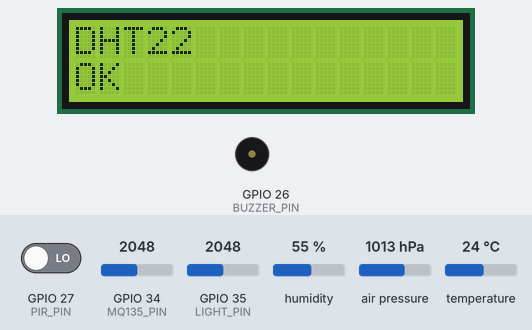
The sketch below on a simulated ESP32. Parts: 16×2 character LCD, buzzer (waves = sounding). The test bench sets the inputs (shaded band); at power-on: GPIO 35 (LIGHT_PIN) = 2048, GPIO 34 (MQ135_PIN) = 2048, temperature 24 °C, GPIO 27 (PIR_PIN) LOW, humidity 55 %, air pressure 1013 hPa. WiFi joins after 1.5 s; servers stay silent unless stated; uploads are accepted with an empty reply; what the sketch prints to the serial monitor is not drawn.

Above: at 3.7 s.
At 14.9 s:
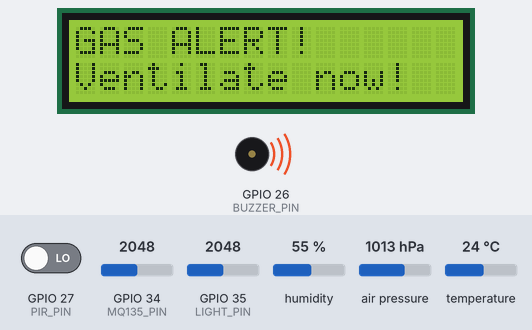
15.0 s: GPIO 35 (LIGHT_PIN) set to 1228
19.9 s: GPIO 34 (MQ135_PIN) set to 732
27.0 s: GPIO 34 (MQ135_PIN) set to 669
At 28.1 s:
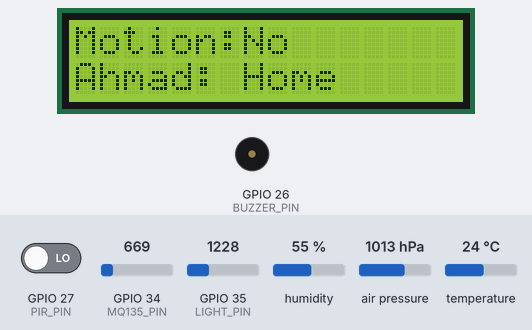
32.8 s: temperature set to 34.6 °C
39.9 s: temperature set to 35.7 °C
At 42.8 s:
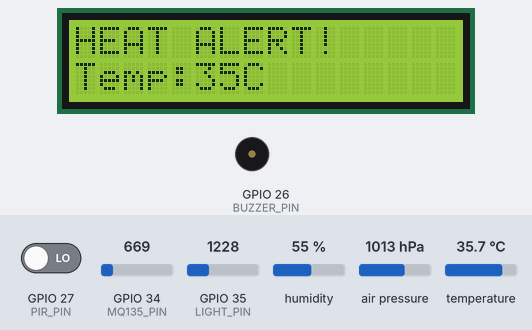
47.0 s: GPIO 27 (PIR_PIN) driven HIGH
At 59.54 s:
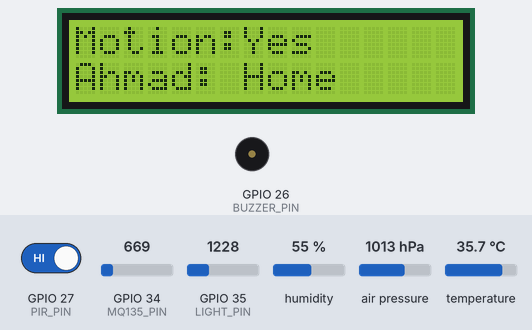
Timing chart, 0 to 61.0 s (numbered marks = the images above; inputs shaded):
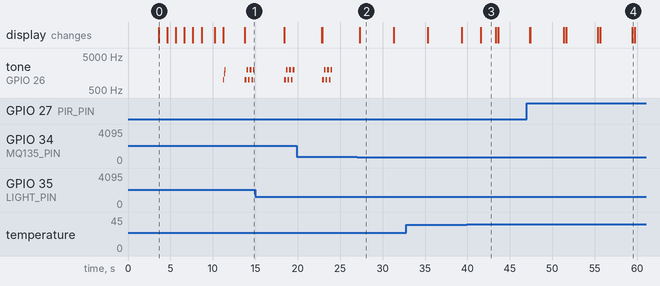

Measured:
- the behaviour switches between 701 and 700 on GPIO 34 (MQ135_PIN) (found by bisection; images 1 and 2)
- the behaviour switches between 35 and 35.1 °C on temperature (found by bisection; images 2 and 3)
- after the input at 27.0 s, tone on GPIO 26 (BUZZER_PIN): stops changing and stays silent
- after the input at 39.9 s, the display: changes after 1.7 s (image 3)
- after the input at 47.0 s, the display: first differs from a run without the input after 12.4 s (image 4)
- what the display in image 0 shows lasts 1.0 s, from 3.6 s to 4.6 s
- what the display in image 2 shows lasts 4.0 s, from 27.3 s to 31.3 s

The sketch:

sketch_Presense_weather-monitoring.ino
```cpp
#include <Wire.h>
#include <DHT.h>
#include <Adafruit_BMP280.h>
#include <LiquidCrystal_I2C.h>
#include <WiFi.h>
#include <WiFiClient.h>
#include <HTTPClient.h>
#include <WiFiClientSecure.h>
#include <ArduinoJson.h>

#define DHTPIN 4
#define DHTTYPE DHT22
#define MQ135_PIN 34
#define LIGHT_PIN 35
#define PIR_PIN 27
#define BUZZER_PIN 26

const char* ssid = "StackPebbles";
const char* password = "pebbles@133";
const char* phoneIP = "192.168.18.20";
const char* supabaseUrl = "https://qzhgdrwcxryfeiwojctw.supabase.co";
const char* supabaseKey = "eyJhbGciOiJIUzI1NiIsInR5cCI6IkpXVCJ9.eyJpc3MiOiJzdXBhYmFzZSIsInJlZiI6InF6aGdkcndjeHJ5ZmVpd29qY3R3Iiwicm9sZSI6ImFub24iLCJpYXQiOjE3NzU5MjE5ODIsImV4cCI6MjA5MTQ5Nzk4Mn0.FT066aNK7OkRkSN7grghmMKRkjxFjG58b4T_TGtI7OU";

DHT dht(DHTPIN, DHTTYPE);
Adafruit_BMP280 bmp;
LiquidCrystal_I2C lcd(0x27, 16, 2);

bool bmpFound = false;
bool dhtFound = false;
bool isHome = false;
bool lastHomeState = false;
bool lcdOn = true;
bool lastMotionState = false;

float currentTemp = 0;
float currentHum = 0;
float currentPressure = 0;
int currentAir = 0;
int currentLight = 0;
bool currentMotion = false;

unsigned long lastPresenceScan = 0;
unsigned long lastSensorRead = 0;
unsigned long lastSupabaseLog = 0;
unsigned long lastMotionDetected = 0;
unsigned long lastSlideChange = 0;

const unsigned long PRESENCE_INTERVAL = 300000; // 5 minutes
const unsigned long SENSOR_INTERVAL = 2000;
const unsigned long SUPABASE_INTERVAL = 10000;
const unsigned long LCD_TIMEOUT = 60000; // 1 minute
const unsigned long SLIDE_INTERVAL = 4000;

int currentSlide = 0;

String getLightLabel(int value) {
  if (value > 3000) return "Bright";
  else if (value > 1500) return "Medium";
  else if (value > 500) return "Dim";
  else return "Dark";
}

String getAirLabel(int value) {
  if (value < 300) return "Good";
  else if (value < 500) return "Moderate";
  else if (value < 700) return "Poor";
  else return "Hazardous";
}

void showLCD(String line1, String line2) {
  if (!lcdOn) return;
  lcd.clear();
  lcd.setCursor(0, 0);
  lcd.print(line1);
  lcd.setCursor(0, 1);
  lcd.print(line2);
}

void lcdTurnOn() {
  if (!lcdOn) {
    lcdOn = true;
    lcd.backlight();
    Serial.println("[LCD] ON");
  }
}

void lcdTurnOff() {
  if (lcdOn) {
    lcdOn = false;
    lcd.noBacklight();
    lcd.clear();
    Serial.println("[LCD] OFF — no motion for 1 min");
  }
}

void playWelcome() {
  tone(BUZZER_PIN, 1000); delay(100);
  tone(BUZZER_PIN, 1500); delay(100);
  tone(BUZZER_PIN, 2000); delay(150);
  noTone(BUZZER_PIN);
}

void playGoodbye() {
  tone(BUZZER_PIN, 2000); delay(100);
  tone(BUZZER_PIN, 1500); delay(100);
  tone(BUZZER_PIN, 1000); delay(150);
  noTone(BUZZER_PIN);
}

void playAlert() {
  for (int i = 0; i < 3; i++) {
    tone(BUZZER_PIN, 1000); delay(200);
    tone(BUZZER_PIN, 2000); delay(200);
  }
  noTone(BUZZER_PIN);
}

void postToSupabase(String table, String body) {
  WiFiClientSecure client;
  client.setInsecure();
  HTTPClient http;
  String url = String(supabaseUrl) + "/rest/v1/" + table;
  http.begin(client, url);
  http.addHeader("Content-Type", "application/json");
  http.addHeader("apikey", supabaseKey);
  http.addHeader("Authorization", String("Bearer ") + supabaseKey);
  http.addHeader("Prefer", "return=minimal");
  int code = http.POST(body);
  Serial.println("[Supabase] " + table + " → " + String(code));
  http.end();
}

void logSensorData() {
  DynamicJsonDocument doc(512);
  doc["temperature"] = currentTemp;
  doc["humidity"] = currentHum;
  doc["pressure"] = currentPressure;
  doc["air_quality"] = currentAir;
  doc["air_label"] = getAirLabel(currentAir);
  doc["light_value"] = currentLight;
  doc["light_label"] = getLightLabel(currentLight);
  doc["motion"] = currentMotion;
  doc["is_home"] = isHome;
  doc["gas_alert"] = (currentAir > 700);
  doc["heat_alert"] = (currentTemp > 35);
  String body;
  serializeJson(doc, body);
  postToSupabase("esp32_monitor", body);
}

void logPresenceEvent(String person, String eventType) {
  DynamicJsonDocument doc(256);
  doc["event_type"] = eventType;
  doc["person"] = person;
  String body;
  serializeJson(doc, body);
  postToSupabase("presence_events", body);
}

bool checkPhonePresence() {
  Serial.println("[Presence] Checking...");
  WiFiClient client;
  client.setTimeout(1000);
  IPAddress phoneAddr(192, 168, 18, 20);
  if (client.connect(phoneAddr, 62078)) { client.stop(); Serial.println("[Presence] Home"); return true; }
  if (client.connect(phoneAddr, 443))   { client.stop(); Serial.println("[Presence] Home"); return true; }
  if (client.connect(phoneAddr, 80))    { client.stop(); Serial.println("[Presence] Home"); return true; }
  Serial.println("[Presence] Away");
  return false;
}

void readSensors() {
  float t = dht.readTemperature();
  float h = dht.readHumidity();
  if (!isnan(t)) currentTemp = t;
  if (!isnan(h)) currentHum = h;
  currentPressure = bmpFound ? bmp.readPressure() / 100.0 : 0;
  currentAir = analogRead(MQ135_PIN);
  currentLight = analogRead(LIGHT_PIN);
  currentMotion = (digitalRead(PIR_PIN) == HIGH);
}

void updateLCDSlide() {
  if (!lcdOn) return;
  if (millis() - lastSlideChange < SLIDE_INTERVAL) return;
  lastSlideChange = millis();

  switch (currentSlide) {
    case 0:
      lcd.clear();
      lcd.setCursor(0, 0);
      lcd.print("T:" + String((int)currentTemp) + "C H:" + String((int)currentHum) + "%");
      lcd.setCursor(0, 1);
      lcd.print("P:" + String((int)currentPressure) + "hPa");
      break;
    case 1:
      lcd.clear();
      lcd.setCursor(0, 0);
      lcd.print("Air:" + getAirLabel(currentAir));
      lcd.setCursor(0, 1);
      lcd.print("Light:" + getLightLabel(currentLight));
      break;
    case 2:
      lcd.clear();
      lcd.setCursor(0, 0);
      lcd.print("Motion:" + String(currentMotion ? "Yes" : "No"));
      lcd.setCursor(0, 1);
      lcd.print(isHome ? "Ahmad: Home" : "Ahmad: Away");
      break;
    case 3:
      lcd.clear();
      lcd.setCursor(0, 0);
      lcd.print("WiFi:" + String(WiFi.RSSI()) + "dBm");
      lcd.setCursor(0, 1);
      lcd.print("IP:" + WiFi.localIP().toString());
      break;
  }
  currentSlide = (currentSlide + 1) % 4;
}

void setup() {
  Serial.begin(115200);
  Wire.begin(21, 22);
  pinMode(PIR_PIN, INPUT);
  pinMode(BUZZER_PIN, OUTPUT);

  lcd.init();
  lcd.backlight();
  showLCD("Room Monitor", "Starting...");
  delay(1500);

  dht.begin();
  delay(2000);
  float testTemp = dht.readTemperature();
  dhtFound = !isnan(testTemp);
  if (dhtFound) { showLCD("DHT22", "OK"); }
  else { showLCD("ERROR:", "DHT22 missing"); tone(BUZZER_PIN, 500); delay(500); noTone(BUZZER_PIN); }
  delay(1000);

  if (bmp.begin(0x76)) {
    bmp.setSampling(Adafruit_BMP280::MODE_NORMAL,
                    Adafruit_BMP280::SAMPLING_X2,
                    Adafruit_BMP280::SAMPLING_X16,
                    Adafruit_BMP280::FILTER_X16,
                    Adafruit_BMP280::STANDBY_MS_500);
    bmpFound = true;
    showLCD("BMP280", "OK");
  } else {
    showLCD("ERROR:", "BMP280 missing");
    tone(BUZZER_PIN, 500); delay(500); noTone(BUZZER_PIN);
  }
  delay(1000);

  showLCD("MQ135", analogRead(MQ135_PIN) > 0 ? "OK" : "ERROR");
  delay(1000);
  showLCD("Light", analogRead(LIGHT_PIN) > 0 ? "OK" : "ERROR");
  delay(1000);
  showLCD("PIR", "OK");
  delay(1000);

  showLCD("WiFi", "Connecting...");
  WiFi.begin(ssid, password);
  int tries = 0;
  while (WiFi.status() != WL_CONNECTED && tries < 20) {
    delay(500); tries++;
  }
  if (WiFi.status() == WL_CONNECTED) {
    Serial.println("[WiFi] IP: " + WiFi.localIP().toString());
    showLCD("WiFi OK", WiFi.localIP().toString());
  } else {
    showLCD("WiFi", "FAILED!");
  }
  delay(1000);

  showLCD("System Ready!", "All sensors up");
  tone(BUZZER_PIN, 1000); delay(100);
  tone(BUZZER_PIN, 1500); delay(100);
  tone(BUZZER_PIN, 2000); delay(100);
  noTone(BUZZER_PIN);
  delay(2000);

  isHome = checkPhonePresence();
  lastHomeState = isHome;
  lastPresenceScan = millis();
  lastMotionDetected = millis();
}

void loop() {
  unsigned long now = millis();

  // Read sensors every 2 seconds
  if (now - lastSensorRead > SENSOR_INTERVAL) {
    lastSensorRead = now;
    readSensors();
    Serial.println("===================");
    Serial.println("[DHT22] T:" + String(currentTemp) + "C H:" + String(currentHum) + "%");
    Serial.println("[BMP280] P:" + String(currentPressure) + "hPa");
    Serial.println("[MQ135] " + String(currentAir) + " (" + getAirLabel(currentAir) + ")");
    Serial.println("[Light] " + String(currentLight) + " (" + getLightLabel(currentLight) + ")");
    Serial.println("[PIR] " + String(currentMotion ? "DETECTED" : "none"));
    Serial.println("[Home] " + String(isHome ? "Ahmad HOME" : "Ahmad AWAY"));
  }

  // Motion handling
  if (currentMotion) {
    lastMotionDetected = now;
    if (!lcdOn) lcdTurnOn();
    if (!lastMotionState) {
      lastMotionState = true;
      Serial.println("[Motion] Started");
      logSensorData();
    }
  } else {
    if (lastMotionState) {
      lastMotionState = false;
      Serial.println("[Motion] Stopped");
    }
    if (lcdOn && (now - lastMotionDetected > LCD_TIMEOUT)) {
      lcdTurnOff();
    }
  }

  // Gas alert
  if (currentAir > 700) {
    Serial.println("[ALERT] GAS HAZARDOUS!");
    lcdTurnOn();
    showLCD("GAS ALERT!", "Ventilate now!");
    playAlert();
    logSensorData();
    delay(3000);
  }

  // Heat alert
  if (currentTemp > 35) {
    Serial.println("[ALERT] HEAT! Temp: " + String(currentTemp));
    lcdTurnOn();
    showLCD("HEAT ALERT!", "Temp:" + String((int)currentTemp) + "C");
  }

  // Presence check every 5 minutes
  if (now - lastPresenceScan > PRESENCE_INTERVAL) {
    lastPresenceScan = now;
    isHome = checkPhonePresence();

    if (isHome && !lastHomeState) {
      Serial.println("[Presence] Ahmad arrived!");
      lcdTurnOn();
      showLCD("Welcome Home!", "Ahmad");
      playWelcome();
      logPresenceEvent("Ahmad", "arrived");
      logSensorData();
      delay(2000);
    } else if (!isHome && lastHomeState) {
      Serial.println("[Presence] Ahmad left!");
      lcdTurnOn();
      showLCD("Goodbye!", "Ahmad left");
      playGoodbye();
      logPresenceEvent("Ahmad", "left");
      logSensorData();
      delay(2000);
    }
    lastHomeState = isHome;
  }

  // Log to Supabase every 10 seconds
  if (now - lastSupabaseLog > SUPABASE_INTERVAL) {
    lastSupabaseLog = now;
    logSensorData();
  }

  updateLCDSlide();
}
```
